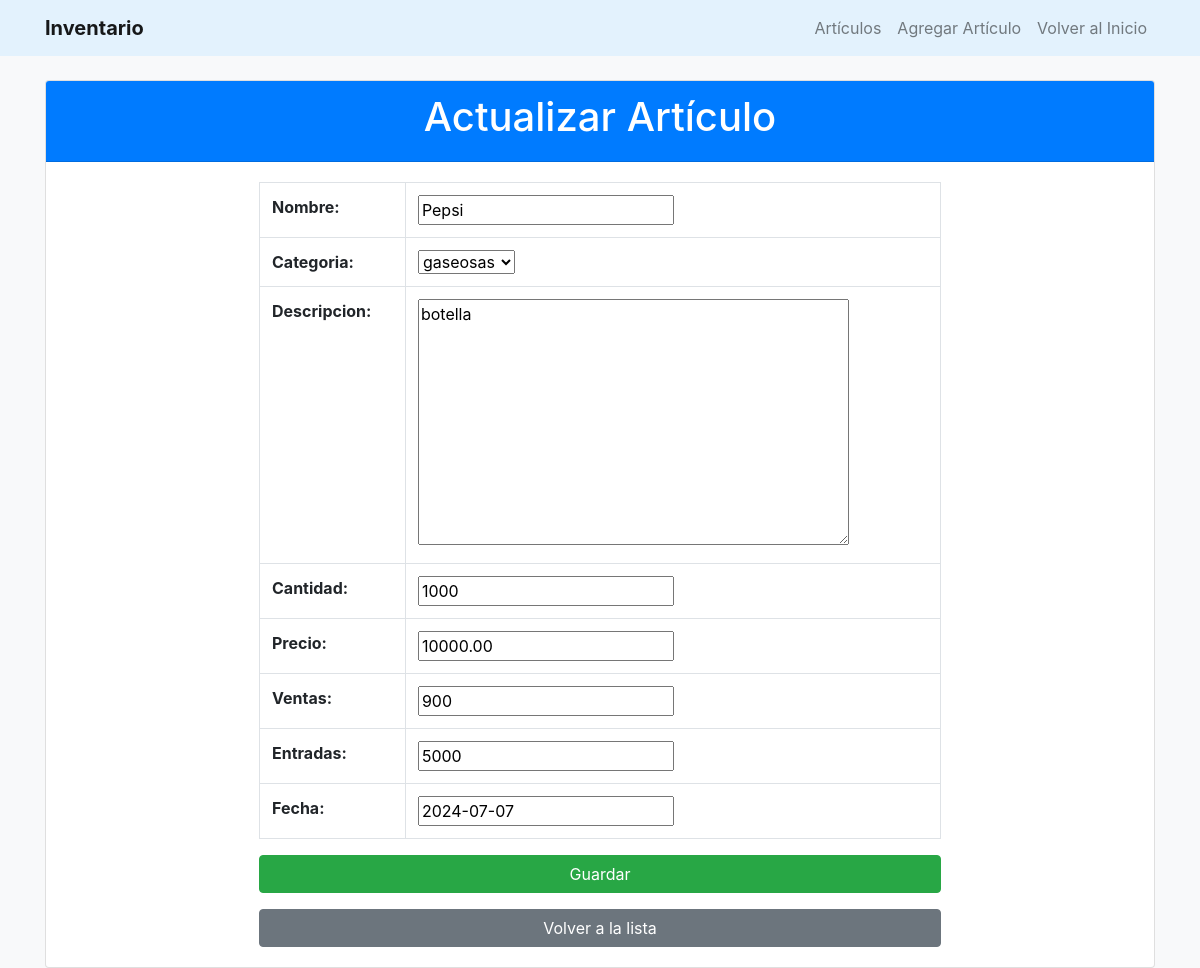
Page /inventario/actualizar/3/ on the committed database.
### gestion_inventario/models.py (models this page shows, shortened)
class Articulo(models.Model):
    nombre = models.CharField(max_length=200)
    descripcion = models.TextField(blank=True, null=True)
    cantidad = models.PositiveIntegerField()
    precio = models.DecimalField(max_digits=10, decimal_places=2)
    ventas = models.IntegerField(default=0)  # Campo para registrar las ventas
    entradas = models.IntegerField(default=0)  # Campo para registrar las entradas
    fecha_registro = models.DateField(default=timezone.now)  # Campo para la fecha de registro
    CATEGORIAS = [
        ('Gaseosas', 'gaseosas'),
        ('ropa', 'Ropa'),
        ('hogar', 'Hogar'),
        ('alimentos', 'Alimentos'),
        ('otros', 'Otros'),
    ]
    categoria = models.CharField(max_length=100, choices=CATEGORIAS,default='Gaseosas')  # Campo para la categoría del artículo

### gestion_inventario/views.py (the view)
# urls.py: path('actualizar/<int:pk>/', views.actualizar_articulo, name='actualizar_articulo'),
def actualizar_articulo(request, pk):
    articulo = get_object_or_404(Articulo, pk=pk)
    if request.method == 'POST':
        form = ArticuloForm(request.POST, instance=articulo)
        if form.is_valid():
            form.save()
            return redirect('listar_articulos')
    else:
        form = ArticuloForm(instance=articulo)
    return render(request, 'gestion_inventario/agregar_articulo.html', {'form': form})

### gestion_inventario/forms.py
class ArticuloForm(forms.ModelForm):
    class Meta:
        model = Articulo
        fields = ['nombre', 'descripcion', 'cantidad', 'precio', 'entradas', 'ventas','fecha_registro','categoria']

### gestion_inventario/templates/gestion_inventario/agregar_articulo.html (shortened to what this page needs)
{% extends 'gestion_inventario/base.html' %}
{% block content %}
<div class="card">
    <div class="card-header bg-primary text-white">
        <h1 class="text-center"> {{ form.instance.pk|yesno:"Actualizar,Agregar" }} Artículo</h1>
    </div>
    <div class="card-body">
        <div class="container">
            <div class="row justify-content-center">
                <div class="col-md-8">
                    <form method="post">
                        <table class="table table-bordered" >
                            <tbody>
                                <tr>
                                    <th scope="row">Nombre:</th>
                                    <td>{{ form.nombre }}</td>
                                </tr>
                                <tr>
                                    <th scope="row">Categoria:</th>
                                    <td>{{ form.categoria }}</td>
                                </tr>
                                <tr>
                                    <th scope="row">Descripcion:</th>
                                    <td>{{ form.descripcion}}</td>
                                </tr>
                                <tr>
                                    <th scope="row">Cantidad:</th>
                                    <td>{{ form.cantidad }}</td>
                                </tr>
                                <tr>
                                    <th scope="row">Precio:</th>
                                    <td>{{ form.precio }}</td>
                                </tr>
                                <tr>
                                    <th scope="row">Ventas:</th>
                                    <td>{{ form.ventas }}</td>
                                </tr>
                                <tr>
                                    <th scope="row">Entradas:</th>
                                    <td>{{ form.entradas }}</td>
                                </tr>
                                <tr>
                                    <th scope="row">Fecha:</th>
                                    <td>{{ form.fecha_registro }}</td>
                                </tr>
                            </tbody>
                        </table>
                        <button type="submit" class="btn btn-success btn-block"> Guardar</button>
                    </form>
                    <a class="btn btn-secondary btn-block mt-3" href="{% url 'listar_articulos' %}"> Volver a la lista</a>
                </div>
            </div>
        </div>
    </div>
</div>
{% endblock %}

### gestion_inventario/templates/gestion_inventario/base.html (style rules this page uses)
body { background-color: #f8f9fa; }

### rows in the picture
Articulo: instance.pk "Actualizar", nombre "Pepsi", categoria "gaseosas", descripcion "botella", cantidad "1000", precio "10000.00", ventas "900", entradas "5000", fecha_registro "2024-07-07"
